Frame 1 (no input): blank canvas, image omitted
Frame 60 (no input): blank canvas, image omitted
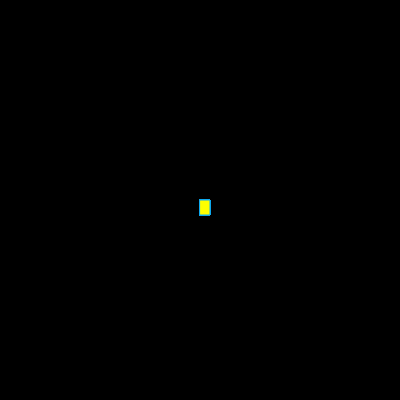
Frame 120 (the mouse pressed at the canvas centre since frame 60)

The p5.js sketch whose frames 1 and 60 were blank and that drew this single picture after the mouse press (run headless with seeded random() and noise() and a simulated clock; from frame 60 on, the mouse is pressed at the canvas centre):

// p5.js sketch
// ── sketch.js
function setup() {
    createCanvas(400, 400);
  background("black");
  }
  function draw() {
    
  }
  function draw(){
    stroke("#0FA8EE");
    fill("yellow");
    //cons#0788C2og(mouseIsPressed);
    if (mouseIsPressed){
      rect(mouseX,mouseY, 10, 15);
    }
    
  }
